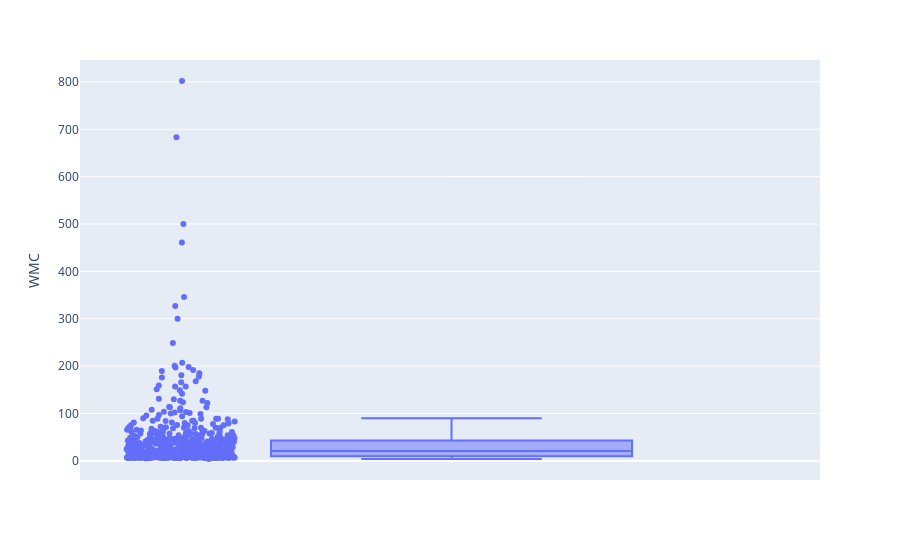

Here is the notebook cell this chart was saved with:
### Code cell
fig = px.box(df.reset_index(), y='WMC', hover_data=['class'], points='all')
fig.show()

### Figure 1 — Plotly figure (JSON) as saved in the notebook; plotly's stock layout.template omitted (floating-point values rounded to 4 significant figures; data arrays with more than 128 entries replaced by an {"elided": "..."} marker saying what was removed)
{"data": [{"alignmentgroup": "True", "boxpoints": "all", "customdata": {"elided": "632x1 str values"}, "hovertemplate": "WMC=%{y}<br>class=%{customdata[0]}<extra></extra>", "legendgroup": "", "marker": {"color": "#636efa"}, "name": "", "notched": false, "offsetgroup": "", "orientation": "v", "showlegend": false, "type": "box", "x0": " ", "xaxis": "x", "y": {"elided": "632 int values"}, "y0": " ", "yaxis": "y"}], "layout": {"autosize": true, "boxmode": "group", "legend": {"tracegroupgap": 0}, "margin": {"t": 60}, "xaxis": {"anchor": "y", "autorange": true, "domain": [0, 1], "range": [-0.5041, 0.5], "type": "category"}, "yaxis": {"anchor": "x", "autorange": true, "domain": [0, 1], "range": [-40.33, 846.3], "title": {"text": "WMC"}, "type": "linear"}}}
